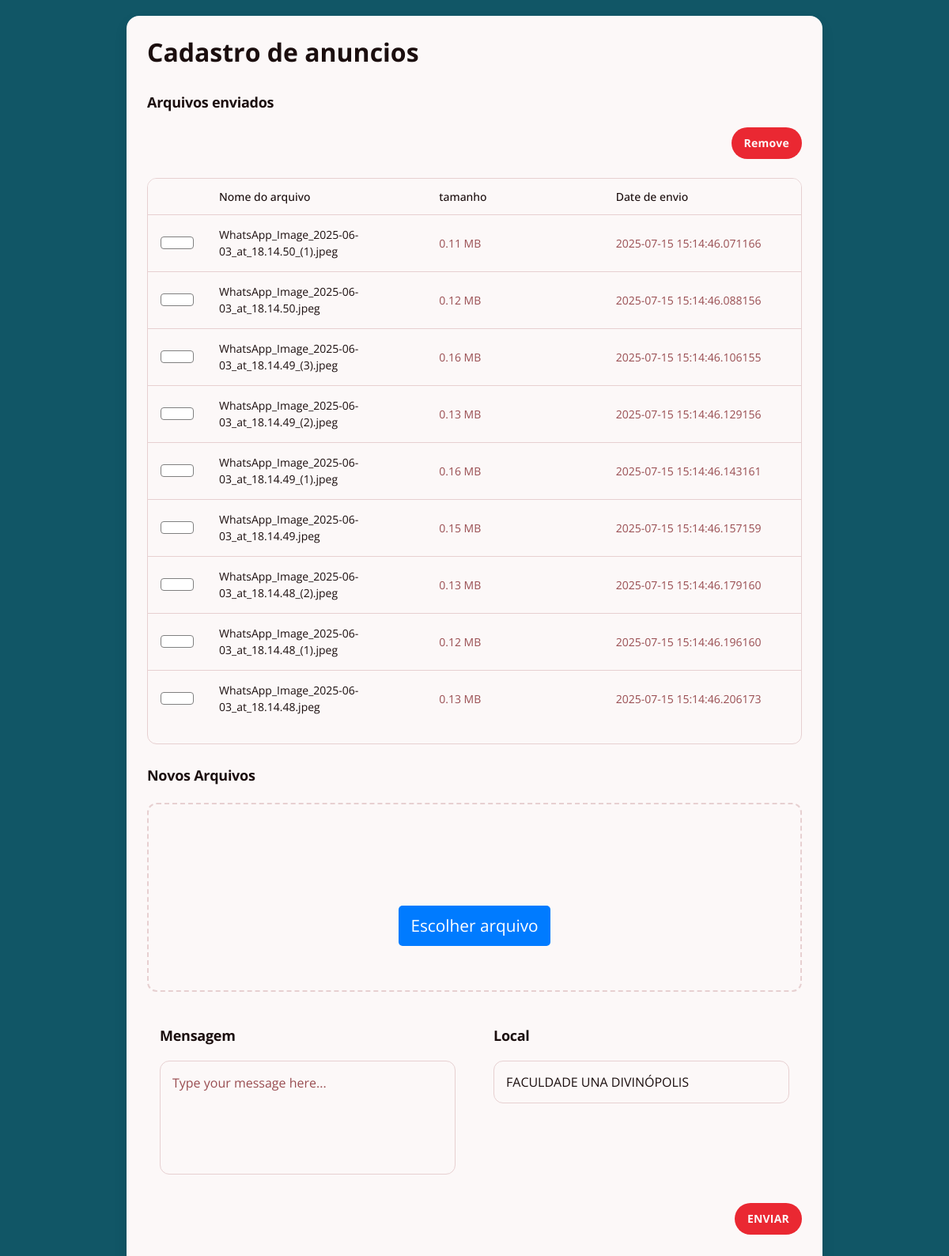
Page /cadastro on the committed database.
### app/models/Anuncio.py (models this page shows, shortened)
class Anuncio(db.Model):
    __tablename__ = 'anuncios'
    id = db.Column(db.Integer, primary_key=True)
    caminho = db.Column(db.String(64))
    altura = db.Column(db.Integer, default=0)
    largura = db.Column(db.Integer, default=0)
    tamanho = db.Column(db.Integer, default=0)
    nome = db.Column(db.String(64), default='Anúncio')
    data_criacao = db.Column(db.DateTime)
    @staticmethod
    def get_all():
        return Anuncio.query.all()

### app/routes/cadastro_routes.py (the view)
@cad_bp.route('/cadastro')
def cadastro():
    data = Anuncio.get_all()
    config = Config.get_configuracao()
    if config:
        local = config
    else:
        local = ""
    if data:
        return render_template('index.html', anuncios=data,local=local)
    else:
        return render_template('index.html', anuncios=None, local=local)

### app/models/Config.py (called while the page is built)
    @staticmethod
    def get_configuracao():
        configuracao = Config.query.first()
        if configuracao:
            return configuracao.local
        return None

### app/templates/index.html (shortened to what this page needs)
<html>
<head>
  <link rel="stylesheet" href="../static/css/index.css">
  <script src="https://cdn.tailwindcss.com?plugins=forms,container-queries"></script>
</head>
<body>
  <div class="relative flex size-full min-h-screen flex-col group/design-root overflow-x-hidden">
    <div class="layout-container flex h-full grow flex-col">
      <main>
        <div class="px-40 flex flex-1 justify-center py-5">
          <div class="layout-content-container content-box flex flex-col max-w-[960px] flex-1">
            <div class="flex flex-wrap justify-between gap-3 p-4">
              <p class="text-[#1b0e0e] tracking-light text-[32px] font-bold leading-tight min-w-72">Cadastro de anuncios
              </p>
            </div>
            <h3 class="text-[#1b0e0e] text-lg font-bold leading-tight tracking-[-0.015em] px-4 pb-2 pt-4">
              Arquivos enviados</h3>
            <div class="flex px-4 py-3 justify-end">
              <button id="deletar"
                class="flex min-w-[84px] max-w-[480px] cursor-pointer items-center justify-center overflow-hidden rounded-full h-10 px-4 bg-[#ea2832] text-[#fcf8f8] text-sm font-bold leading-normal tracking-[0.015em]">
                <span class="truncate">Remove</span>
              </button>
            </div>
            <div class="px-4 py-3 @container">
              <div class="flex overflow-hidden rounded-xl border border-[#e7d0d1] bg-[#fcf8f8]">
                <form action="/cadastro/delete" method="post" enctype="multipart/form-data" id="form-delete">
                  <table class="flex-1">
                    <thead>
                      <tr class="bg-[#fcf8f8]">
                        <th
                          class="table-da5ca9a9-12e4-4bd5-a590-5121aa32de00-column-120 px-4 py-3 text-left text-[#1b0e0e] text-sm font-medium leading-normal">
                        </th>
                        <th
                          class="table-da5ca9a9-12e4-4bd5-a590-5121aa32de00-column-240 px-4 py-3 text-left text-[#1b0e0e] w-[400px] text-sm font-medium leading-normal">
                          Nome do arquivo
                        </th>
                        <th
                          class="table-da5ca9a9-12e4-4bd5-a590-5121aa32de00-column-360 px-4 py-3 text-left text-[#1b0e0e] w-[400px] text-sm font-medium leading-normal">
                          tamanho</th>
                        <th
                          class="table-da5ca9a9-12e4-4bd5-a590-5121aa32de00-column-480 px-4 py-3 text-left text-[#1b0e0e] w-[400px] text-sm font-medium leading-normal">
                          Date de envio
                        </th>
                      </tr>
                    </thead>
                    <tbody>
                      {% with anuncios = anuncios%} {% if anuncios %} {% for cada in anuncios %}
                      <tr class="border-t border-t-[#e7d0d1]">
                        <td
                          class="table-da5ca9a9-12e4-4bd5-a590-5121aa32de00-column-120 h-[72px] px-4 py-2 text-sm font-normal leading-normal">
                          <input type="checkbox" name="selecionados" id="{{cada.id}}" value="{{cada.id}}"
                            class="h-4 w-4 rounded border-[#808080] text-[#ea2832] focus:ring-0">
                        </td>
                        <td
                          class="table-da5ca9a9-12e4-4bd5-a590-5121aa32de00-column-240 h-[72px] px-4 py-2 w-[400px] text-[#1b0e0e] text-sm font-normal leading-normal">
                          {{ cada.nome }}
                        </td>
                        <td
                          class="table-da5ca9a9-12e4-4bd5-a590-5121aa32de00-column-360 h-[72px] px-4 py-2 w-[400px] text-[#994d51] text-sm font-normal leading-normal">
                          {{ cada.tamanho }} MB
                        </td>
                        <td
                          class="table-da5ca9a9-12e4-4bd5-a590-5121aa32de00-column-480 h-[72px] px-4 py-2 w-[400px] text-[#994d51] text-sm font-normal leading-normal">
                          {{ cada.data_criacao }}
                        </td>
                      </tr>
                      {% endfor %} {%endif%} {%endwith%}
                    </tbody>
                  </table>
                </form>
              </div>
            </div>
            <form action="/" method="post" enctype="multipart/form-data">
              <h3 class="text-[#1b0e0e] text-lg font-bold leading-tight tracking-[-0.015em] px-4 pb-2 pt-4">
                Novos Arquivos</h3>
              <div class="flex flex-col p-4">
                <div
                  class="flex flex-col items-center gap-6 rounded-xl border-2 border-dashed border-[#e7d0d1] px-6 py-14">
                  <span id="file-name"
                    class="text-[#1b0e0e] text-sm font-bold leading-tight tracking-[-0.015em] px-4 pb-2 pt-4"></span>
                  <label class="file-label">
                    Escolher arquivo
                  </label>
                </div>
              </div>
              <div class="flex w-full flex-wrap gap-4 px-4 py-3 justify-around">
                <div class="flex-1">
                  <h3 class="text-[#1b0e0e] text-lg font-bold leading-tight tracking-[-0.015em] px-4 pb-2 pt-4">
                    Mensagem</h3>
                  <div class="flex max-w-[480px] flex-wrap items-end gap-4 px-4 py-3">
                    <label class="flex flex-col min-w-40 flex-1">
                      <textarea placeholder="Type your message here..." name="mensagem" id="mensagem"
                        class="form-input flex w-full min-w-0 flex-1 resize-none overflow-hidden rounded-xl text-[#1b0e0e] focus:outline-0 focus:ring-0 border border-[#e7d0d1] bg-[#fcf8f8] focus:border-[#e7d0d1] min-h-36 placeholder:text-[#994d51] p-[15px] text-base font-normal leading-normal"></textarea>
                    </label>
                  </div>
                </div>
                <div class="flex-1">
                  <h3 class="text-[#1b0e0e] text-lg font-bold leading-tight tracking-[-0.015em] px-4 pb-2 pt-4">
                    Local</h3>
                  <div class="flex max-w-[480px] flex-wrap items-end gap-4 px-4 py-3">
                    <label class="flex flex-col min-w-40 flex-1">
                      <input type="text" placeholder="Type your message here..." name="local" id="local"
                        class="form-input min-w-0 flex-1 resize-none overflow-hidden rounded-xl text-[#1b0e0e] focus:outline-0 focus:ring-0 border border-[#e7d0d1] bg-[#fcf8f8] focus:border-[#e7d0d1] placeholder:text-[#994d51] p-[15px] text-base font-normal leading-normal">
                    </label>
                  </div>
                </div>
              </div>
              <div class="flex px-4 py-3 justify-end">
                <button type="submit"
                  class="flex min-w-[84px] max-w-[480px] cursor-pointer items-center justify-center overflow-hidden rounded-full h-10 px-4 bg-[#ea2832] text-[#fcf8f8] text-sm font-bold leading-normal tracking-[0.015em]">
                  <span class="truncate">ENVIAR</span>
                </button>
              </div>
          </div>
        </div>
      </main>
    </div>
  </div>
</body>
</html>

### app/static/css/index.css (style rules this page uses)
:root { --primary-color: rgb(17, 86, 102); --primary-color-darker: rgb(9, 48, 56); }
* { box-sizing: border-box; outline: 0; }
body { margin: 0; padding: 0; background: var(--primary-color); font-family: "Open sans", sans-serif; font-size: 1.3em; line-height: 1.5em; }
form input { font-size: 1.4em; height: 50px; padding: 0 20px; }
button { border: none; background: var(--primary-color); color: #fff; font-size: 18px; font-weight: 700; height: 50px; cursor: pointer; margin-top: 30px; }
.file-label { display: inline-block; padding: 10px 15px; background-color: #007bff; color: white; border-radius: 5px; cursor: pointer; }
#file-name { width: 100%; white-space: nowrap; overflow: hidden; text-overflow: ellipsis; }

### app/templates/index.html (style rules this page uses)
.content-box { background-color: #fcf8f8; border-radius: 1rem; box-shadow: 0 0.5rem 1rem rgba(0, 0, 0, 0.1); padding: 10px; }

### rows in the picture
Anuncio: nome "WhatsApp_Image_2025-06-03_at_18.14.50_(1).jpeg", tamanho "0.11", data_criacao "2025-07-15 15:14:46.071166"
Anuncio: nome "WhatsApp_Image_2025-06-03_at_18.14.50.jpeg", tamanho "0.12", data_criacao "2025-07-15 15:14:46.088156"
Anuncio: nome "WhatsApp_Image_2025-06-03_at_18.14.49_(3).jpeg", tamanho "0.16", data_criacao "2025-07-15 15:14:46.106155"
Anuncio: nome "WhatsApp_Image_2025-06-03_at_18.14.49_(2).jpeg", tamanho "0.13", data_criacao "2025-07-15 15:14:46.129156"
Anuncio: nome "WhatsApp_Image_2025-06-03_at_18.14.49_(1).jpeg", tamanho "0.16", data_criacao "2025-07-15 15:14:46.143161"
Anuncio: nome "WhatsApp_Image_2025-06-03_at_18.14.49.jpeg", tamanho "0.15", data_criacao "2025-07-15 15:14:46.157159"
Anuncio: nome "WhatsApp_Image_2025-06-03_at_18.14.48_(2).jpeg", tamanho "0.13", data_criacao "2025-07-15 15:14:46.179160"
Anuncio: nome "WhatsApp_Image_2025-06-03_at_18.14.48_(1).jpeg", tamanho "0.12", data_criacao "2025-07-15 15:14:46.196160"
Anuncio: nome "WhatsApp_Image_2025-06-03_at_18.14.48.jpeg", tamanho "0.13", data_criacao "2025-07-15 15:14:46.206173"
